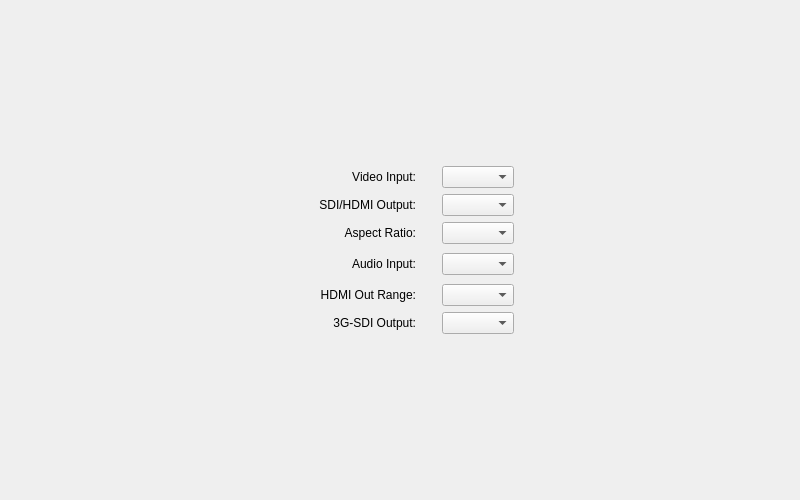
<?xml version="1.0" encoding="UTF-8"?>
<ui version="4.0">
 <class>SC7030_Setting_Form</class>
 <widget class="QWidget" name="SC7030_Setting_Form">
  <property name="geometry">
   <rect>
    <x>0</x>
    <y>0</y>
    <width>800</width>
    <height>500</height>
   </rect>
  </property>
  <property name="windowTitle">
   <string>Form</string>
  </property>
  <layout class="QVBoxLayout" name="verticalLayout">
   <item>
    <spacer name="verticalSpacer">
     <property name="orientation">
      <enum>Qt::Orientation::Vertical</enum>
     </property>
     <property name="sizeType">
      <enum>QSizePolicy::Policy::Maximum</enum>
     </property>
     <property name="sizeHint" stdset="0">
      <size>
       <width>20</width>
       <height>15</height>
      </size>
     </property>
    </spacer>
   </item>
   <item>
    <layout class="QHBoxLayout" name="horizontalLayout">
     <item>
      <spacer name="horizontalSpacer">
       <property name="orientation">
        <enum>Qt::Orientation::Horizontal</enum>
       </property>
       <property name="sizeHint" stdset="0">
        <size>
         <width>40</width>
         <height>20</height>
        </size>
       </property>
      </spacer>
     </item>
     <item>
      <layout class="QGridLayout" name="gridLayout">
       <item row="1" column="1">
        <layout class="QHBoxLayout" name="horizontalLayout_10">
         <property name="leftMargin">
          <number>20</number>
         </property>
         <item>
          <widget class="CustomComboBox" name="comboBox_output_resolution">
           <property name="maximumSize">
            <size>
             <width>180</width>
             <height>16777215</height>
            </size>
           </property>
          </widget>
         </item>
         <item>
          <spacer name="horizontalSpacer_10">
           <property name="orientation">
            <enum>Qt::Orientation::Horizontal</enum>
           </property>
           <property name="sizeType">
            <enum>QSizePolicy::Policy::Maximum</enum>
           </property>
           <property name="sizeHint" stdset="0">
            <size>
             <width>198</width>
             <height>17</height>
            </size>
           </property>
          </spacer>
         </item>
        </layout>
       </item>
       <item row="0" column="1">
        <layout class="QHBoxLayout" name="horizontalLayout_8">
         <property name="leftMargin">
          <number>20</number>
         </property>
         <item>
          <widget class="CustomComboBox" name="comboBox_video_input_mode">
           <property name="maximumSize">
            <size>
             <width>180</width>
             <height>16777215</height>
            </size>
           </property>
          </widget>
         </item>
         <item>
          <spacer name="horizontalSpacer_8">
           <property name="orientation">
            <enum>Qt::Orientation::Horizontal</enum>
           </property>
           <property name="sizeType">
            <enum>QSizePolicy::Policy::Maximum</enum>
           </property>
           <property name="sizeHint" stdset="0">
            <size>
             <width>198</width>
             <height>17</height>
            </size>
           </property>
          </spacer>
         </item>
        </layout>
       </item>
       <item row="2" column="1">
        <layout class="QHBoxLayout" name="horizontalLayout_12">
         <property name="leftMargin">
          <number>20</number>
         </property>
         <item>
          <widget class="CustomComboBox" name="comboBox_out_radio">
           <property name="maximumSize">
            <size>
             <width>180</width>
             <height>16777215</height>
            </size>
           </property>
          </widget>
         </item>
         <item>
          <spacer name="horizontalSpacer_22">
           <property name="orientation">
            <enum>Qt::Orientation::Horizontal</enum>
           </property>
           <property name="sizeType">
            <enum>QSizePolicy::Policy::Maximum</enum>
           </property>
           <property name="sizeHint" stdset="0">
            <size>
             <width>198</width>
             <height>17</height>
            </size>
           </property>
          </spacer>
         </item>
        </layout>
       </item>
       <item row="3" column="1">
        <layout class="QHBoxLayout" name="horizontalLayout_14">
         <property name="leftMargin">
          <number>20</number>
         </property>
         <item>
          <widget class="CustomComboBox" name="comboBox_audio_input">
           <property name="maximumSize">
            <size>
             <width>180</width>
             <height>16777215</height>
            </size>
           </property>
          </widget>
         </item>
         <item>
          <spacer name="horizontalSpacer_15">
           <property name="orientation">
            <enum>Qt::Orientation::Horizontal</enum>
           </property>
           <property name="sizeType">
            <enum>QSizePolicy::Policy::Maximum</enum>
           </property>
           <property name="sizeHint" stdset="0">
            <size>
             <width>198</width>
             <height>28</height>
            </size>
           </property>
          </spacer>
         </item>
        </layout>
       </item>
       <item row="3" column="0">
        <layout class="QHBoxLayout" name="horizontalLayout_13">
         <item>
          <spacer name="horizontalSpacer_26">
           <property name="orientation">
            <enum>Qt::Orientation::Horizontal</enum>
           </property>
           <property name="sizeType">
            <enum>QSizePolicy::Policy::Maximum</enum>
           </property>
           <property name="sizeHint" stdset="0">
            <size>
             <width>198</width>
             <height>17</height>
            </size>
           </property>
          </spacer>
         </item>
         <item>
          <widget class="QLabel" name="label_3">
           <property name="sizePolicy">
            <sizepolicy hsizetype="Fixed" vsizetype="Preferred">
             <horstretch>0</horstretch>
             <verstretch>0</verstretch>
            </sizepolicy>
           </property>
           <property name="minimumSize">
            <size>
             <width>150</width>
             <height>0</height>
            </size>
           </property>
           <property name="maximumSize">
            <size>
             <width>130</width>
             <height>16777215</height>
            </size>
           </property>
           <property name="text">
            <string>Audio Input:</string>
           </property>
           <property name="alignment">
            <set>Qt::AlignmentFlag::AlignRight|Qt::AlignmentFlag::AlignTrailing|Qt::AlignmentFlag::AlignVCenter</set>
           </property>
          </widget>
         </item>
        </layout>
       </item>
       <item row="1" column="0">
        <layout class="QHBoxLayout" name="horizontalLayout_9">
         <item>
          <spacer name="horizontalSpacer_24">
           <property name="orientation">
            <enum>Qt::Orientation::Horizontal</enum>
           </property>
           <property name="sizeType">
            <enum>QSizePolicy::Policy::Maximum</enum>
           </property>
           <property name="sizeHint" stdset="0">
            <size>
             <width>198</width>
             <height>17</height>
            </size>
           </property>
          </spacer>
         </item>
         <item>
          <widget class="QLabel" name="label">
           <property name="sizePolicy">
            <sizepolicy hsizetype="Maximum" vsizetype="Preferred">
             <horstretch>0</horstretch>
             <verstretch>0</verstretch>
            </sizepolicy>
           </property>
           <property name="minimumSize">
            <size>
             <width>150</width>
             <height>0</height>
            </size>
           </property>
           <property name="maximumSize">
            <size>
             <width>130</width>
             <height>16777215</height>
            </size>
           </property>
           <property name="text">
            <string>SDI/HDMI Output:</string>
           </property>
           <property name="alignment">
            <set>Qt::AlignmentFlag::AlignRight|Qt::AlignmentFlag::AlignTrailing|Qt::AlignmentFlag::AlignVCenter</set>
           </property>
          </widget>
         </item>
        </layout>
       </item>
       <item row="0" column="0">
        <layout class="QHBoxLayout" name="horizontalLayout_4">
         <item>
          <spacer name="horizontalSpacer_23">
           <property name="orientation">
            <enum>Qt::Orientation::Horizontal</enum>
           </property>
           <property name="sizeType">
            <enum>QSizePolicy::Policy::Maximum</enum>
           </property>
           <property name="sizeHint" stdset="0">
            <size>
             <width>198</width>
             <height>17</height>
            </size>
           </property>
          </spacer>
         </item>
         <item>
          <widget class="QLabel" name="label_2">
           <property name="sizePolicy">
            <sizepolicy hsizetype="Maximum" vsizetype="Preferred">
             <horstretch>0</horstretch>
             <verstretch>0</verstretch>
            </sizepolicy>
           </property>
           <property name="minimumSize">
            <size>
             <width>150</width>
             <height>0</height>
            </size>
           </property>
           <property name="maximumSize">
            <size>
             <width>130</width>
             <height>16777215</height>
            </size>
           </property>
           <property name="text">
            <string>Video Input:</string>
           </property>
           <property name="alignment">
            <set>Qt::AlignmentFlag::AlignRight|Qt::AlignmentFlag::AlignTrailing|Qt::AlignmentFlag::AlignVCenter</set>
           </property>
          </widget>
         </item>
        </layout>
       </item>
       <item row="4" column="1">
        <layout class="QHBoxLayout" name="horizontalLayout_16">
         <property name="leftMargin">
          <number>20</number>
         </property>
         <item>
          <widget class="CustomComboBox" name="comboBox_hdmi_out_range">
           <property name="maximumSize">
            <size>
             <width>180</width>
             <height>16777215</height>
            </size>
           </property>
          </widget>
         </item>
         <item>
          <spacer name="horizontalSpacer_17">
           <property name="orientation">
            <enum>Qt::Orientation::Horizontal</enum>
           </property>
           <property name="sizeType">
            <enum>QSizePolicy::Policy::Maximum</enum>
           </property>
           <property name="sizeHint" stdset="0">
            <size>
             <width>198</width>
             <height>20</height>
            </size>
           </property>
          </spacer>
         </item>
        </layout>
       </item>
       <item row="4" column="0">
        <layout class="QHBoxLayout" name="horizontalLayout_15">
         <item>
          <spacer name="horizontalSpacer_28">
           <property name="orientation">
            <enum>Qt::Orientation::Horizontal</enum>
           </property>
           <property name="sizeType">
            <enum>QSizePolicy::Policy::Maximum</enum>
           </property>
           <property name="sizeHint" stdset="0">
            <size>
             <width>198</width>
             <height>17</height>
            </size>
           </property>
          </spacer>
         </item>
         <item>
          <widget class="QLabel" name="label_5">
           <property name="sizePolicy">
            <sizepolicy hsizetype="Fixed" vsizetype="Preferred">
             <horstretch>0</horstretch>
             <verstretch>0</verstretch>
            </sizepolicy>
           </property>
           <property name="minimumSize">
            <size>
             <width>150</width>
             <height>0</height>
            </size>
           </property>
           <property name="maximumSize">
            <size>
             <width>130</width>
             <height>16777215</height>
            </size>
           </property>
           <property name="text">
            <string>HDMI Out Range:</string>
           </property>
           <property name="alignment">
            <set>Qt::AlignmentFlag::AlignRight|Qt::AlignmentFlag::AlignTrailing|Qt::AlignmentFlag::AlignVCenter</set>
           </property>
          </widget>
         </item>
        </layout>
       </item>
       <item row="5" column="0">
        <layout class="QHBoxLayout" name="horizontalLayout_17">
         <item>
          <spacer name="horizontalSpacer_27">
           <property name="orientation">
            <enum>Qt::Orientation::Horizontal</enum>
           </property>
           <property name="sizeType">
            <enum>QSizePolicy::Policy::Maximum</enum>
           </property>
           <property name="sizeHint" stdset="0">
            <size>
             <width>198</width>
             <height>17</height>
            </size>
           </property>
          </spacer>
         </item>
         <item>
          <widget class="QLabel" name="label_6">
           <property name="sizePolicy">
            <sizepolicy hsizetype="Fixed" vsizetype="Preferred">
             <horstretch>0</horstretch>
             <verstretch>0</verstretch>
            </sizepolicy>
           </property>
           <property name="minimumSize">
            <size>
             <width>150</width>
             <height>0</height>
            </size>
           </property>
           <property name="maximumSize">
            <size>
             <width>130</width>
             <height>16777215</height>
            </size>
           </property>
           <property name="text">
            <string>3G-SDI Output:</string>
           </property>
           <property name="alignment">
            <set>Qt::AlignmentFlag::AlignRight|Qt::AlignmentFlag::AlignTrailing|Qt::AlignmentFlag::AlignVCenter</set>
           </property>
          </widget>
         </item>
        </layout>
       </item>
       <item row="5" column="1">
        <layout class="QHBoxLayout" name="horizontalLayout_18">
         <property name="leftMargin">
          <number>20</number>
         </property>
         <item>
          <widget class="CustomComboBox" name="comboBox_3g_level">
           <property name="maximumSize">
            <size>
             <width>180</width>
             <height>16777215</height>
            </size>
           </property>
          </widget>
         </item>
         <item>
          <spacer name="horizontalSpacer_18">
           <property name="orientation">
            <enum>Qt::Orientation::Horizontal</enum>
           </property>
           <property name="sizeType">
            <enum>QSizePolicy::Policy::Maximum</enum>
           </property>
           <property name="sizeHint" stdset="0">
            <size>
             <width>198</width>
             <height>20</height>
            </size>
           </property>
          </spacer>
         </item>
        </layout>
       </item>
       <item row="2" column="0">
        <layout class="QHBoxLayout" name="horizontalLayout_11">
         <item>
          <spacer name="horizontalSpacer_25">
           <property name="orientation">
            <enum>Qt::Orientation::Horizontal</enum>
           </property>
           <property name="sizeType">
            <enum>QSizePolicy::Policy::Maximum</enum>
           </property>
           <property name="sizeHint" stdset="0">
            <size>
             <width>198</width>
             <height>17</height>
            </size>
           </property>
          </spacer>
         </item>
         <item>
          <widget class="QLabel" name="label_8">
           <property name="sizePolicy">
            <sizepolicy hsizetype="Maximum" vsizetype="Preferred">
             <horstretch>0</horstretch>
             <verstretch>0</verstretch>
            </sizepolicy>
           </property>
           <property name="minimumSize">
            <size>
             <width>150</width>
             <height>0</height>
            </size>
           </property>
           <property name="maximumSize">
            <size>
             <width>130</width>
             <height>16777215</height>
            </size>
           </property>
           <property name="text">
            <string>Aspect Ratio:</string>
           </property>
           <property name="alignment">
            <set>Qt::AlignmentFlag::AlignRight|Qt::AlignmentFlag::AlignTrailing|Qt::AlignmentFlag::AlignVCenter</set>
           </property>
          </widget>
         </item>
        </layout>
       </item>
      </layout>
     </item>
     <item>
      <spacer name="horizontalSpacer_2">
       <property name="orientation">
        <enum>Qt::Orientation::Horizontal</enum>
       </property>
       <property name="sizeHint" stdset="0">
        <size>
         <width>40</width>
         <height>20</height>
        </size>
       </property>
      </spacer>
     </item>
    </layout>
   </item>
   <item>
    <spacer name="verticalSpacer_2">
     <property name="orientation">
      <enum>Qt::Orientation::Vertical</enum>
     </property>
     <property name="sizeType">
      <enum>QSizePolicy::Policy::Maximum</enum>
     </property>
     <property name="sizeHint" stdset="0">
      <size>
       <width>20</width>
       <height>15</height>
      </size>
     </property>
    </spacer>
   </item>
  </layout>
 </widget>
 <customwidgets>
  <customwidget>
   <class>CustomComboBox</class>
   <extends>QComboBox</extends>
   <header>src.components.CustomComboBox</header>
  </customwidget>
 </customwidgets>
 <resources/>
 <connections/>
</ui>
